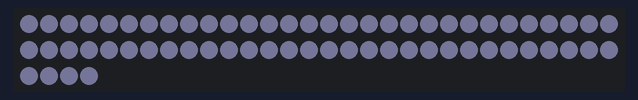
Recording of a sketch running on a simulated Arduino Uno, built with avr-gcc and run on an emulated ATmega328P. On the bench: 64 RGB LEDs in strip order, left to right, continuing on the next row. Dim RGB values are drawn brighter than linear.

Above: at 0.15 s.
At 37.55 s:
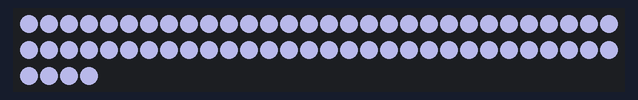

The sketch:

Blink.ino
```cpp
#include <Adafruit_NeoPixel.h>

int PIN = 6;
int totalLEDs = 64;
int ledFadeTime = 5;

Adafruit_NeoPixel strip = Adafruit_NeoPixel(totalLEDs, PIN, NEO_GRB + NEO_KHZ800);

void setup() {
  strip.begin();
  strip.setBrightness(255);
  strip.show(); // Initialize all pixels to 'off'
}

void loop() {
  rgbFadeInAndOut(200, 200, 255, ledFadeTime); // Blue
}

void rgbFadeInAndOut(uint8_t red, uint8_t green, uint8_t blue, uint8_t wait) {
  for(uint8_t b = 25; b <255; b++) {
     for(uint8_t i=0; i < strip.numPixels(); i++) {
        strip.setPixelColor(i, red * b/255, green * b/255, blue * b/255);
     }

     strip.show();
     delay(wait);
  };

  for(uint8_t b=255; b > 25; b--) {
     for(uint8_t i = 0; i < strip.numPixels(); i++) {
        strip.setPixelColor(i, red * b/255, green * b/255, blue * b/255);
     }
     strip.show();
     delay(wait);
  };
};
```
